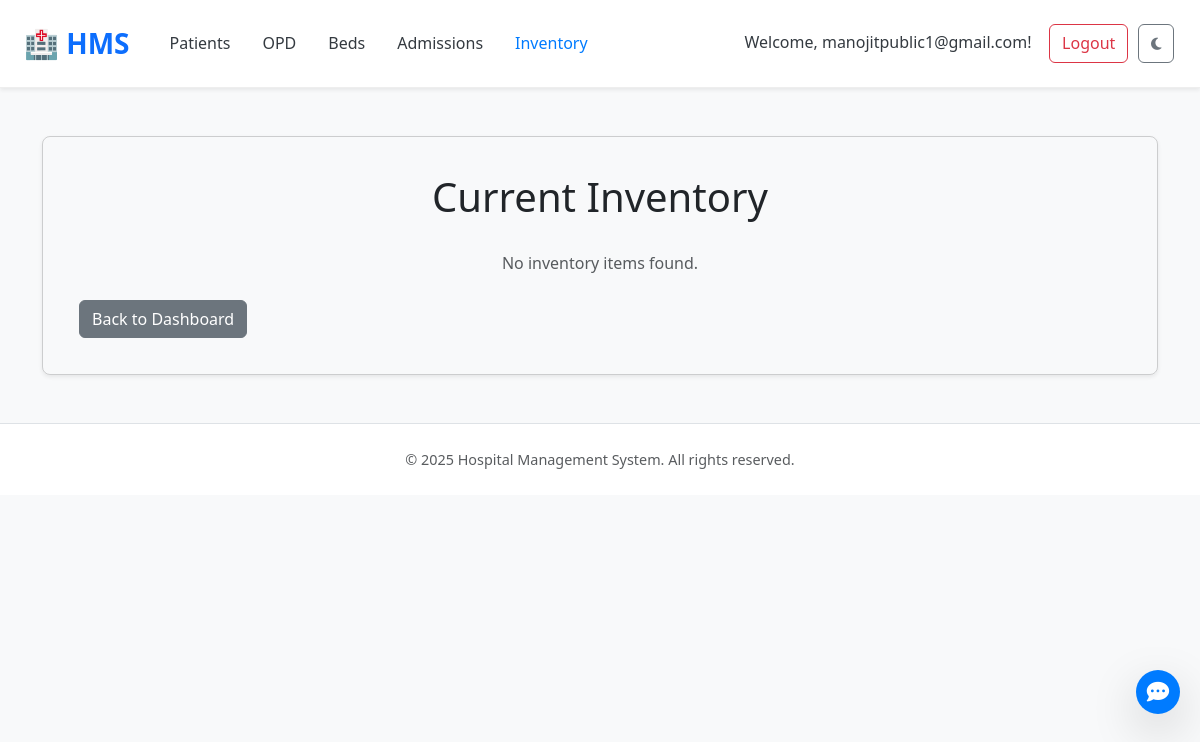
Before: /inventory (signed in) with the older database file.
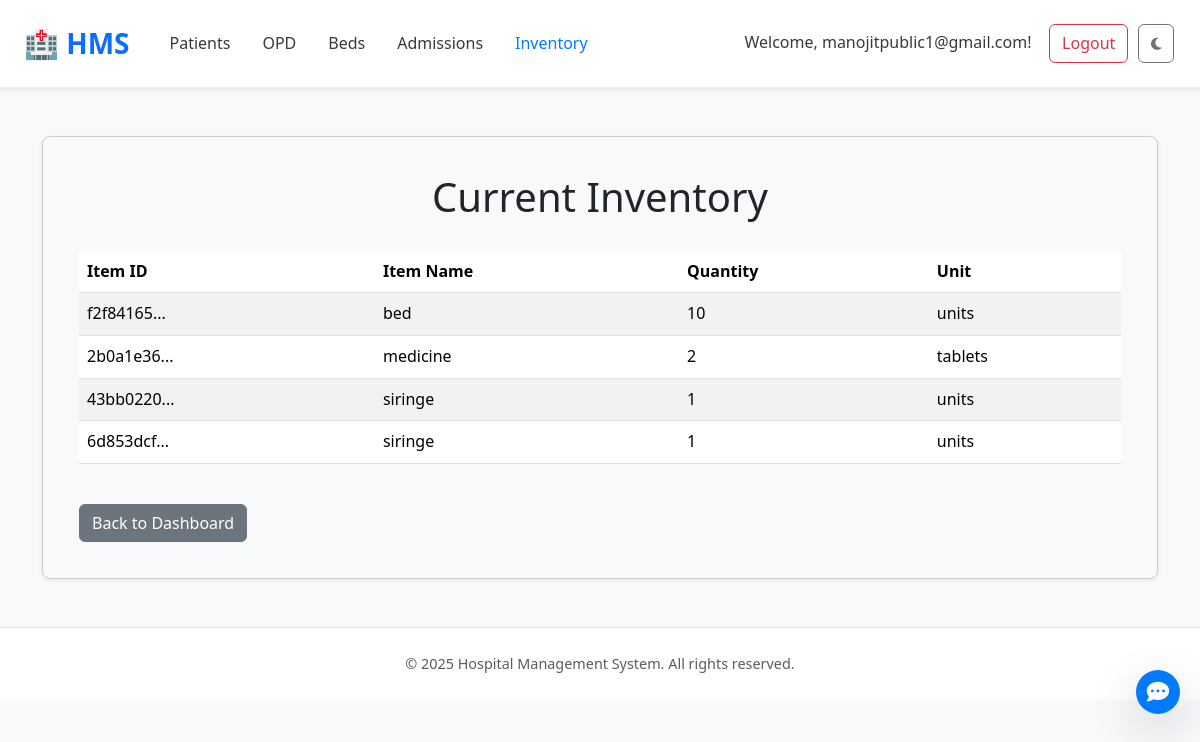
After: the same page with the newer database file.
### tables this page shows
CREATE TABLE inventory (
    item_id TEXT PRIMARY KEY,
    item_name TEXT NOT NULL,
    quantity INTEGER NOT NULL DEFAULT 0,
    unit TEXT
);

### app.py (the view)
@app.route('/inventory')
def view_inventory():
    conn = get_db()
    inventory = conn.execute("SELECT * FROM inventory ORDER BY item_name ASC").fetchall() # Added ordering
    close_db(conn)
    can_add_inventory = session.get('user_type') == 'hospital'
    can_deduct_inventory = session.get('user_type') in ['hospital', 'doctor']
    return render_template('view_inventory.html',
                           inventory=inventory,
                           can_add_inventory=can_add_inventory,
                           can_deduct_inventory=can_deduct_inventory)

### app.py (called while the page is built)
def get_db():
    conn = sqlite3.connect(DATABASE)
    conn.row_factory = sqlite3.Row
    return conn

### templates/view_inventory.html (shortened to what the changed rows need)
<!DOCTYPE html>
<html lang="en">
<head>
    <link href="https://cdn.jsdelivr.net/npm/bootstrap@5.3.3/dist/css/bootstrap.min.css" rel="stylesheet">
    <link href="https://cdn.jsdelivr.net/npm/aos@2.3.4/dist/aos.css" rel="stylesheet">
    <link rel="stylesheet" href="https://cdnjs.cloudflare.com/ajax/libs/font-awesome/6.5.0/css/all.min.css" />
    <link rel="stylesheet" href="{{ url_for('static', filename='style.css') }}">
    <link rel="stylesheet" href="{{ url_for('static', filename='index_style.css') }}">
</head>
<body {% if g.get('theme')=='dark' %}data-bs-theme="dark" {% endif %}>
    <div class="container my-5">
        <div class="inventory-table-container card shadow-sm">
            <div class="card-body">
                <h1>Current Inventory</h1>
                {% if inventory is none or inventory | length == 0 %}
                <p class="text-center text-muted">No inventory items found.</p>
                {% else %}
                <div class="table-responsive">
                    <table class="table table-striped table-hover align-middle">
                        <thead>
                            <tr>
                                <th>Item ID</th>
                                <th>Item Name</th>
                                <th>Quantity</th>
                                <th>Unit</th>
                            </tr>
                        </thead>
                        <tbody>
                            {% for item in inventory %}
                            <tr data-item-id="{{ item['item_id'] }}">
                                <td>{{ item['item_id'][:8] }}...</td>
                                <td>{{ item['item_name'] }}</td>
                                <td class="item-quantity">{{ item['quantity'] }}</td>
                                <td>{{ item['unit'] }}</td>
                            </tr>
                            {% endfor %}
                        </tbody>
                    </table>
                </div>
                {% endif %}
                <div class="mt-4">
                    <a href="{{ url_for('index') }}" class="btn btn-secondary">Back to Dashboard</a>
                </div>
            </div>
        </div>
    </div>
</body>
</html>

Changed rows visible on the page:
added inventory: item "f2f84165", item_name "bed", quantity "10", unit "units"
added inventory: item "2b0a1e36", item_name "medicine", quantity "2", unit "tablets"
added inventory: item "43bb0220", item_name "siringe", quantity "1", unit "units"
added inventory: item "6d853dcf", item_name "siringe", quantity "1", unit "units"
Other visible differences:
text no longer shown: "No inventory items found."
text now shown: "Item ID Item Name Quantity Unit"
